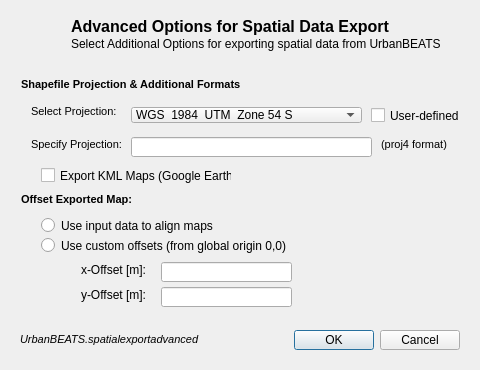
<?xml version="1.0" encoding="UTF-8"?>
<ui version="4.0">
 <class>GISAdvancedDialog</class>
 <widget class="QDialog" name="GISAdvancedDialog">
  <property name="geometry">
   <rect>
    <x>0</x>
    <y>0</y>
    <width>480</width>
    <height>370</height>
   </rect>
  </property>
  <property name="windowTitle">
   <string>Preferences</string>
  </property>
  <layout class="QVBoxLayout" name="verticalLayout">
   <item>
    <widget class="QWidget" name="widget" native="true">
     <property name="minimumSize">
      <size>
       <width>0</width>
       <height>50</height>
      </size>
     </property>
     <property name="maximumSize">
      <size>
       <width>16777215</width>
       <height>50</height>
      </size>
     </property>
     <widget class="QLabel" name="header_img">
      <property name="geometry">
       <rect>
        <x>5</x>
        <y>0</y>
        <width>50</width>
        <height>50</height>
       </rect>
      </property>
      <property name="minimumSize">
       <size>
        <width>50</width>
        <height>50</height>
       </size>
      </property>
      <property name="maximumSize">
       <size>
        <width>50</width>
        <height>50</height>
       </size>
      </property>
      <property name="text">
       <string/>
      </property>
      <property name="pixmap">
       <pixmap resource="toolbaricons/guitoolbaricons.qrc">:/images/Layers-icon-50px.png</pixmap>
      </property>
     </widget>
     <widget class="QLabel" name="dbtitle">
      <property name="geometry">
       <rect>
        <x>60</x>
        <y>5</y>
        <width>381</width>
        <height>21</height>
       </rect>
      </property>
      <property name="font">
       <font>
        <pointsize>12</pointsize>
        <weight>75</weight>
        <bold>true</bold>
       </font>
      </property>
      <property name="text">
       <string>Advanced Options for Spatial Data Export</string>
      </property>
     </widget>
     <widget class="QLabel" name="dbsubtitle">
      <property name="geometry">
       <rect>
        <x>60</x>
        <y>25</y>
        <width>371</width>
        <height>16</height>
       </rect>
      </property>
      <property name="text">
       <string>Select Additional Options for exporting spatial data from UrbanBEATS</string>
      </property>
     </widget>
    </widget>
   </item>
   <item>
    <widget class="QWidget" name="main_options_widget" native="true">
     <widget class="QLabel" name="project_title">
      <property name="geometry">
       <rect>
        <x>10</x>
        <y>10</y>
        <width>271</width>
        <height>16</height>
       </rect>
      </property>
      <property name="text">
       <string>&lt;!DOCTYPE HTML PUBLIC &quot;-//W3C//DTD HTML 4.0//EN&quot; &quot;http://www.w3.org/TR/REC-html40/strict.dtd&quot;&gt;
&lt;html&gt;&lt;head&gt;&lt;meta name=&quot;qrichtext&quot; content=&quot;1&quot; /&gt;&lt;style type=&quot;text/css&quot;&gt;
p, li { white-space: pre-wrap; }
&lt;/style&gt;&lt;/head&gt;&lt;body style=&quot; font-family:'MS Shell Dlg 2'; font-size:8.25pt; font-weight:400; font-style:normal;&quot;&gt;
&lt;p style=&quot; margin-top:0px; margin-bottom:0px; margin-left:0px; margin-right:0px; -qt-block-indent:0; text-indent:0px;&quot;&gt;&lt;span style=&quot; font-size:8pt; font-weight:600;&quot;&gt;Shapefile Projection &amp;amp; Additional Formats&lt;/span&gt;&lt;/p&gt;&lt;/body&gt;&lt;/html&gt;</string>
      </property>
     </widget>
     <widget class="QLabel" name="nopref_lbl_2">
      <property name="geometry">
       <rect>
        <x>160</x>
        <y>190</y>
        <width>181</width>
        <height>16</height>
       </rect>
      </property>
      <property name="text">
       <string/>
      </property>
      <property name="textFormat">
       <enum>Qt::AutoText</enum>
      </property>
      <property name="pixmap">
       <pixmap>:/guitoolbaricons/custom-reports-icon.png</pixmap>
      </property>
     </widget>
     <widget class="QLabel" name="offset_title">
      <property name="geometry">
       <rect>
        <x>10</x>
        <y>125</y>
        <width>181</width>
        <height>16</height>
       </rect>
      </property>
      <property name="text">
       <string>&lt;!DOCTYPE HTML PUBLIC &quot;-//W3C//DTD HTML 4.0//EN&quot; &quot;http://www.w3.org/TR/REC-html40/strict.dtd&quot;&gt;
&lt;html&gt;&lt;head&gt;&lt;meta name=&quot;qrichtext&quot; content=&quot;1&quot; /&gt;&lt;style type=&quot;text/css&quot;&gt;
p, li { white-space: pre-wrap; }
&lt;/style&gt;&lt;/head&gt;&lt;body style=&quot; font-family:'MS Shell Dlg 2'; font-size:8.25pt; font-weight:400; font-style:normal;&quot;&gt;
&lt;p style=&quot; margin-top:0px; margin-bottom:0px; margin-left:0px; margin-right:0px; -qt-block-indent:0; text-indent:0px;&quot;&gt;&lt;span style=&quot; font-size:8pt; font-weight:600;&quot;&gt;Offset Exported Map:&lt;/span&gt;&lt;/p&gt;&lt;/body&gt;&lt;/html&gt;</string>
      </property>
     </widget>
     <widget class="QLabel" name="project_lbl1">
      <property name="geometry">
       <rect>
        <x>20</x>
        <y>37</y>
        <width>181</width>
        <height>16</height>
       </rect>
      </property>
      <property name="text">
       <string>&lt;!DOCTYPE HTML PUBLIC &quot;-//W3C//DTD HTML 4.0//EN&quot; &quot;http://www.w3.org/TR/REC-html40/strict.dtd&quot;&gt;
&lt;html&gt;&lt;head&gt;&lt;meta name=&quot;qrichtext&quot; content=&quot;1&quot; /&gt;&lt;style type=&quot;text/css&quot;&gt;
p, li { white-space: pre-wrap; }
&lt;/style&gt;&lt;/head&gt;&lt;body style=&quot; font-family:'MS Shell Dlg 2'; font-size:8.25pt; font-weight:400; font-style:normal;&quot;&gt;
&lt;p style=&quot; margin-top:0px; margin-bottom:0px; margin-left:0px; margin-right:0px; -qt-block-indent:0; text-indent:0px;&quot;&gt;&lt;span style=&quot; font-size:8pt;&quot;&gt;Select Projection:&lt;/span&gt;&lt;/p&gt;&lt;/body&gt;&lt;/html&gt;</string>
      </property>
     </widget>
     <widget class="QLineEdit" name="projectionCustombox">
      <property name="geometry">
       <rect>
        <x>120</x>
        <y>70</y>
        <width>241</width>
        <height>20</height>
       </rect>
      </property>
     </widget>
     <widget class="QComboBox" name="projectionCombo">
      <property name="geometry">
       <rect>
        <x>120</x>
        <y>40</y>
        <width>231</width>
        <height>16</height>
       </rect>
      </property>
      <item>
       <property name="text">
        <string>WGS_1984_UTM_Zone 54 S</string>
       </property>
      </item>
      <item>
       <property name="text">
        <string>WGS_1984_UTM_Zone_55 S</string>
       </property>
      </item>
      <item>
       <property name="text">
        <string>WGS_1984_UTM_Zone_56 S</string>
       </property>
      </item>
     </widget>
     <widget class="QCheckBox" name="projectionCheck">
      <property name="geometry">
       <rect>
        <x>360</x>
        <y>40</y>
        <width>91</width>
        <height>17</height>
       </rect>
      </property>
      <property name="text">
       <string>User-defined</string>
      </property>
     </widget>
     <widget class="QLabel" name="projection_lbl3">
      <property name="geometry">
       <rect>
        <x>370</x>
        <y>70</y>
        <width>91</width>
        <height>16</height>
       </rect>
      </property>
      <property name="text">
       <string>&lt;!DOCTYPE HTML PUBLIC &quot;-//W3C//DTD HTML 4.0//EN&quot; &quot;http://www.w3.org/TR/REC-html40/strict.dtd&quot;&gt;
&lt;html&gt;&lt;head&gt;&lt;meta name=&quot;qrichtext&quot; content=&quot;1&quot; /&gt;&lt;style type=&quot;text/css&quot;&gt;
p, li { white-space: pre-wrap; }
&lt;/style&gt;&lt;/head&gt;&lt;body style=&quot; font-family:'MS Shell Dlg 2'; font-size:8.25pt; font-weight:400; font-style:normal;&quot;&gt;
&lt;p style=&quot; margin-top:0px; margin-bottom:0px; margin-left:0px; margin-right:0px; -qt-block-indent:0; text-indent:0px;&quot;&gt;&lt;span style=&quot; font-size:8pt;&quot;&gt;(proj4 format)&lt;/span&gt;&lt;/p&gt;&lt;/body&gt;&lt;/html&gt;</string>
      </property>
     </widget>
     <widget class="QLineEdit" name="offsetx_box">
      <property name="geometry">
       <rect>
        <x>150</x>
        <y>195</y>
        <width>131</width>
        <height>20</height>
       </rect>
      </property>
     </widget>
     <widget class="QRadioButton" name="offsetfrominput_radio">
      <property name="geometry">
       <rect>
        <x>30</x>
        <y>150</y>
        <width>311</width>
        <height>17</height>
       </rect>
      </property>
      <property name="text">
       <string>Use input data to align maps</string>
      </property>
     </widget>
     <widget class="QRadioButton" name="offsetcustom_radio">
      <property name="geometry">
       <rect>
        <x>30</x>
        <y>170</y>
        <width>311</width>
        <height>17</height>
       </rect>
      </property>
      <property name="text">
       <string>Use custom offsets (from global origin 0,0)</string>
      </property>
     </widget>
     <widget class="QLabel" name="offsetx_lbl">
      <property name="geometry">
       <rect>
        <x>70</x>
        <y>195</y>
        <width>71</width>
        <height>16</height>
       </rect>
      </property>
      <property name="text">
       <string>x-Offset [m]:</string>
      </property>
     </widget>
     <widget class="QLabel" name="offsety_lbl">
      <property name="geometry">
       <rect>
        <x>70</x>
        <y>220</y>
        <width>71</width>
        <height>16</height>
       </rect>
      </property>
      <property name="text">
       <string>y-Offset [m]:</string>
      </property>
     </widget>
     <widget class="QLineEdit" name="offsety_box">
      <property name="geometry">
       <rect>
        <x>150</x>
        <y>220</y>
        <width>131</width>
        <height>20</height>
       </rect>
      </property>
      <property name="text">
       <string/>
      </property>
     </widget>
     <widget class="QLabel" name="projection_lbl2">
      <property name="geometry">
       <rect>
        <x>20</x>
        <y>70</y>
        <width>181</width>
        <height>16</height>
       </rect>
      </property>
      <property name="text">
       <string>&lt;!DOCTYPE HTML PUBLIC &quot;-//W3C//DTD HTML 4.0//EN&quot; &quot;http://www.w3.org/TR/REC-html40/strict.dtd&quot;&gt;
&lt;html&gt;&lt;head&gt;&lt;meta name=&quot;qrichtext&quot; content=&quot;1&quot; /&gt;&lt;style type=&quot;text/css&quot;&gt;
p, li { white-space: pre-wrap; }
&lt;/style&gt;&lt;/head&gt;&lt;body style=&quot; font-family:'MS Shell Dlg 2'; font-size:8.25pt; font-weight:400; font-style:normal;&quot;&gt;
&lt;p style=&quot; margin-top:0px; margin-bottom:0px; margin-left:0px; margin-right:0px; -qt-block-indent:0; text-indent:0px;&quot;&gt;&lt;span style=&quot; font-size:8pt;&quot;&gt;Specify Projection:&lt;/span&gt;&lt;/p&gt;&lt;/body&gt;&lt;/html&gt;</string>
      </property>
     </widget>
     <widget class="QCheckBox" name="kmlboolcheck">
      <property name="geometry">
       <rect>
        <x>30</x>
        <y>100</y>
        <width>191</width>
        <height>17</height>
       </rect>
      </property>
      <property name="text">
       <string>Export KML Maps (Google Earth)</string>
      </property>
     </widget>
    </widget>
   </item>
   <item>
    <widget class="QWidget" name="widget_4" native="true">
     <property name="minimumSize">
      <size>
       <width>0</width>
       <height>38</height>
      </size>
     </property>
     <property name="maximumSize">
      <size>
       <width>16777215</width>
       <height>38</height>
      </size>
     </property>
     <layout class="QHBoxLayout" name="horizontalLayout_2">
      <item>
       <widget class="QLabel" name="remarks">
        <property name="text">
         <string>&lt;!DOCTYPE HTML PUBLIC &quot;-//W3C//DTD HTML 4.0//EN&quot; &quot;http://www.w3.org/TR/REC-html40/strict.dtd&quot;&gt;
&lt;html&gt;&lt;head&gt;&lt;meta name=&quot;qrichtext&quot; content=&quot;1&quot; /&gt;&lt;style type=&quot;text/css&quot;&gt;
p, li { white-space: pre-wrap; }
&lt;/style&gt;&lt;/head&gt;&lt;body style=&quot; font-family:'MS Shell Dlg 2'; font-size:8.25pt; font-weight:400; font-style:normal;&quot;&gt;
&lt;p style=&quot; margin-top:0px; margin-bottom:0px; margin-left:0px; margin-right:0px; -qt-block-indent:0; text-indent:0px;&quot;&gt;&lt;span style=&quot; font-size:8pt; font-style:italic;&quot;&gt;UrbanBEATS.spatialexportadvanced&lt;/span&gt;&lt;/p&gt;&lt;/body&gt;&lt;/html&gt;</string>
        </property>
       </widget>
      </item>
      <item>
       <widget class="QDialogButtonBox" name="buttonBox">
        <property name="orientation">
         <enum>Qt::Horizontal</enum>
        </property>
        <property name="standardButtons">
         <set>QDialogButtonBox::Cancel|QDialogButtonBox::Ok</set>
        </property>
       </widget>
      </item>
     </layout>
    </widget>
   </item>
  </layout>
 </widget>
 <resources>
  <include location="toolbaricons/guitoolbaricons.qrc"/>
  <include location="toolbaricons/guitoolbaricons.qrc"/>
  <include location="toolbaricons/guitoolbaricons.qrc"/>
  <include location="toolbaricons/guitoolbaricons.qrc"/>
  <include location="toolbaricons/guitoolbaricons.qrc"/>
 </resources>
 <connections>
  <connection>
   <sender>buttonBox</sender>
   <signal>accepted()</signal>
   <receiver>GISAdvancedDialog</receiver>
   <slot>accept()</slot>
   <hints>
    <hint type="sourcelabel">
     <x>248</x>
     <y>254</y>
    </hint>
    <hint type="destinationlabel">
     <x>157</x>
     <y>274</y>
    </hint>
   </hints>
  </connection>
  <connection>
   <sender>buttonBox</sender>
   <signal>rejected()</signal>
   <receiver>GISAdvancedDialog</receiver>
   <slot>reject()</slot>
   <hints>
    <hint type="sourcelabel">
     <x>316</x>
     <y>260</y>
    </hint>
    <hint type="destinationlabel">
     <x>286</x>
     <y>274</y>
    </hint>
   </hints>
  </connection>
 </connections>
</ui>
